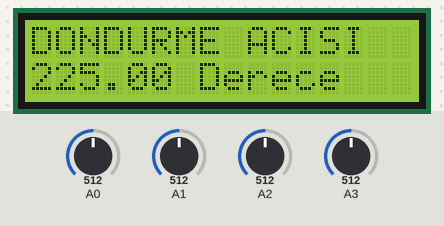
Simulated run of this sketch. Board: Arduino Uno, built with avr-gcc and run on an emulated ATmega328P. Shown: 16×2 character LCD. The inputs (shaded band) are chosen by the test bench; at power-on: A0 = 512, A1 = 512, A2 = 512, A3 = 512.

Above: at 1.2 s.
1.3 s: A0 set to 490
At 2.3 s:
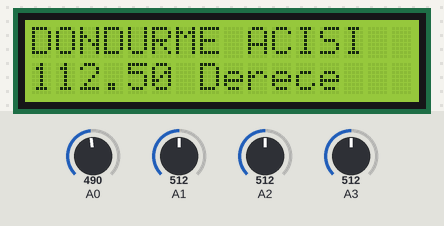
2.8 s: A1 set to 490
At 4.1 s:
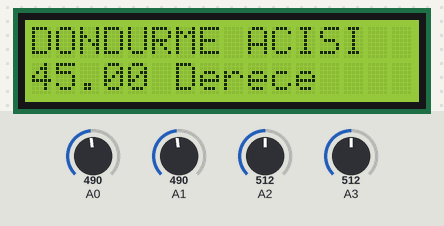
4.4 s: A2 set to 490
At 4.7 s:
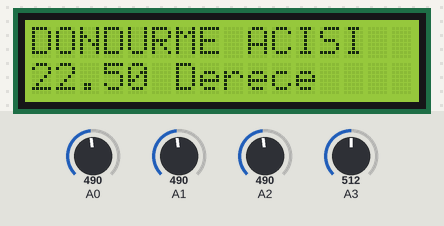
5.9 s: A3 set to 490
At 6.6 s:
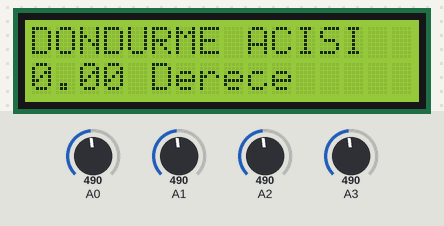
7.5 s: A0 set to 510
At 8.2 s:
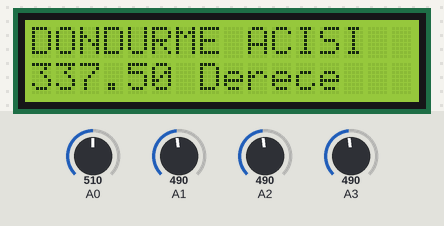
9.0 s: A1 set to 510
At 10.2 s:
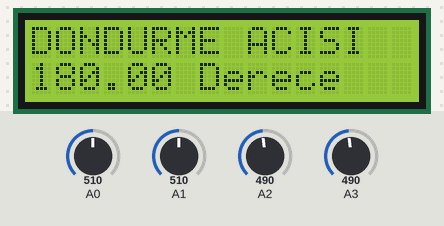
Timing chart, 0 to 11.6 s (numbered marks = the images above; inputs shaded):
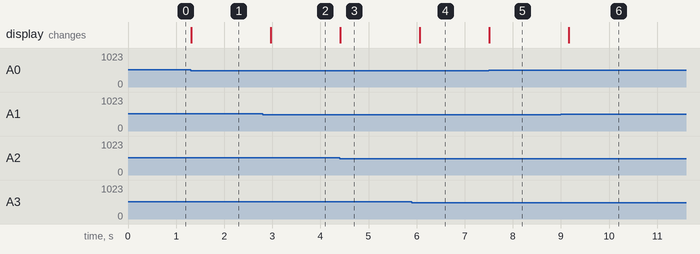

The sketch:

Short_Gray_Code.ino
```cpp
#include <LiquidCrystal.h>
LiquidCrystal lcd(12,11,5,4,3,2);
int say[4]={0,0,0,0},bet[4]={0,0,0,0},deger[4],sensorPin[4]={0,1,2,3};
void setup() {lcd.begin(16,2);}
void loop() {
float aci=0; int sayitop=0;
for(int i=0;i<=3;i++){
  deger[i]=analogRead(sensorPin[i]);}
lcd.clear();
for(int i=0;i<=3;i++){
  say[i]=0; bet[i]=0;
if(deger[i]<500){
  deger[i]=0;}
else{
  deger[i]=1;
}}
say[0]=deger[0];
if(say[0]==1){
  bet[3]=8;
}
for(int i=1;i<=3;i++){
  if(say[i-1]!=deger[i]){say[i]=1;}
  if(say[1]==1){bet[2]=4;} if(say[2]==1){bet[1]=2;} if(say[3]==1){bet[0]=1;}}
sayitop=bet[0]+bet[1]+bet[2]+bet[3];
aci=sayitop*22.5;
lcd.print("DONDURME ACISI");
lcd.setCursor(0,1);
lcd.print(aci);
  if(aci==0){
lcd.setCursor(5,1);
lcd.print("Derece");
delay(200);}
  else if(aci<100){
lcd.setCursor(6,1);
lcd.print("Derece");
delay(200);}
  else{
lcd.setCursor(7,1);
lcd.print("Derece");
delay(200);}}
```

Measured:
- after the input at 1.3 s, the display: changes at once (image 1)
- after the input at 2.8 s, the display: changes after 0.16 s (image 2)
- after the input at 4.4 s, the display: changes at once (image 3)
- after the input at 5.9 s, the display: changes after 0.16 s (image 4)
- after the input at 7.5 s, the display: changes at once (image 5)
- after the input at 9.0 s, the display: changes after 0.16 s (image 6)
